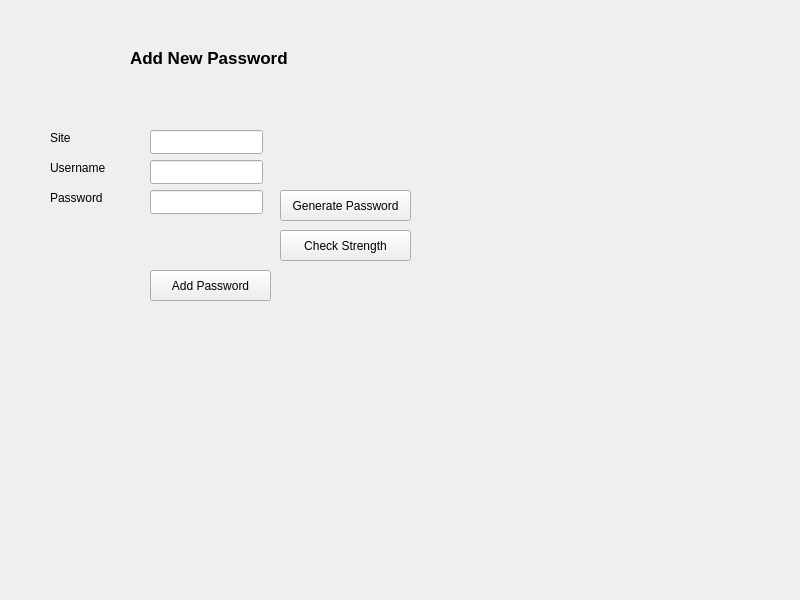
<?xml version="1.0" encoding="UTF-8"?>
<ui version="4.0">
 <class>addpasswordpage</class>
 <widget class="QMainWindow" name="addpasswordpage">
  <property name="geometry">
   <rect>
    <x>0</x>
    <y>0</y>
    <width>800</width>
    <height>600</height>
   </rect>
  </property>
  <property name="windowTitle">
   <string>MainWindow</string>
  </property>
  <widget class="QWidget" name="centralwidget">
   <widget class="QLabel" name="label">
    <property name="geometry">
     <rect>
      <x>130</x>
      <y>50</y>
      <width>161</width>
      <height>16</height>
     </rect>
    </property>
    <property name="font">
     <font>
      <pointsize>13</pointsize>
      <italic>false</italic>
      <bold>true</bold>
      <strikeout>false</strikeout>
     </font>
    </property>
    <property name="text">
     <string>Add New Password</string>
    </property>
   </widget>
   <widget class="QLabel" name="labelSite">
    <property name="geometry">
     <rect>
      <x>50</x>
      <y>130</y>
      <width>49</width>
      <height>16</height>
     </rect>
    </property>
    <property name="text">
     <string>Site</string>
    </property>
   </widget>
   <widget class="QLabel" name="labelUser">
    <property name="geometry">
     <rect>
      <x>50</x>
      <y>160</y>
      <width>71</width>
      <height>16</height>
     </rect>
    </property>
    <property name="text">
     <string>Username</string>
    </property>
   </widget>
   <widget class="QLabel" name="labelPass">
    <property name="geometry">
     <rect>
      <x>50</x>
      <y>190</y>
      <width>71</width>
      <height>16</height>
     </rect>
    </property>
    <property name="text">
     <string>Password</string>
    </property>
   </widget>
   <widget class="QLineEdit" name="siteEdit">
    <property name="geometry">
     <rect>
      <x>150</x>
      <y>130</y>
      <width>113</width>
      <height>24</height>
     </rect>
    </property>
   </widget>
   <widget class="QLineEdit" name="usernameEdit">
    <property name="geometry">
     <rect>
      <x>150</x>
      <y>160</y>
      <width>113</width>
      <height>24</height>
     </rect>
    </property>
   </widget>
   <widget class="QLineEdit" name="passwordEdit">
    <property name="geometry">
     <rect>
      <x>150</x>
      <y>190</y>
      <width>113</width>
      <height>24</height>
     </rect>
    </property>
   </widget>
   <widget class="QPushButton" name="generateButton">
    <property name="geometry">
     <rect>
      <x>280</x>
      <y>190</y>
      <width>131</width>
      <height>31</height>
     </rect>
    </property>
    <property name="text">
     <string>Generate Password</string>
    </property>
   </widget>
   <widget class="QPushButton" name="analyzeButton">
    <property name="geometry">
     <rect>
      <x>280</x>
      <y>230</y>
      <width>131</width>
      <height>31</height>
     </rect>
    </property>
    <property name="text">
     <string>Check Strength</string>
    </property>
   </widget>
   <widget class="QPushButton" name="addButton">
    <property name="geometry">
     <rect>
      <x>150</x>
      <y>270</y>
      <width>121</width>
      <height>31</height>
     </rect>
    </property>
    <property name="text">
     <string>Add Password</string>
    </property>
   </widget>
   <widget class="QLabel" name="strengthLabel">
    <property name="geometry">
     <rect>
      <x>150</x>
      <y>230</y>
      <width>111</width>
      <height>20</height>
     </rect>
    </property>
    <property name="text">
     <string/>
    </property>
   </widget>
  </widget>
  <widget class="QMenuBar" name="menubar">
   <property name="geometry">
    <rect>
     <x>0</x>
     <y>0</y>
     <width>800</width>
     <height>24</height>
    </rect>
   </property>
  </widget>
 </widget>
 <resources/>
 <connections/>
</ui>
